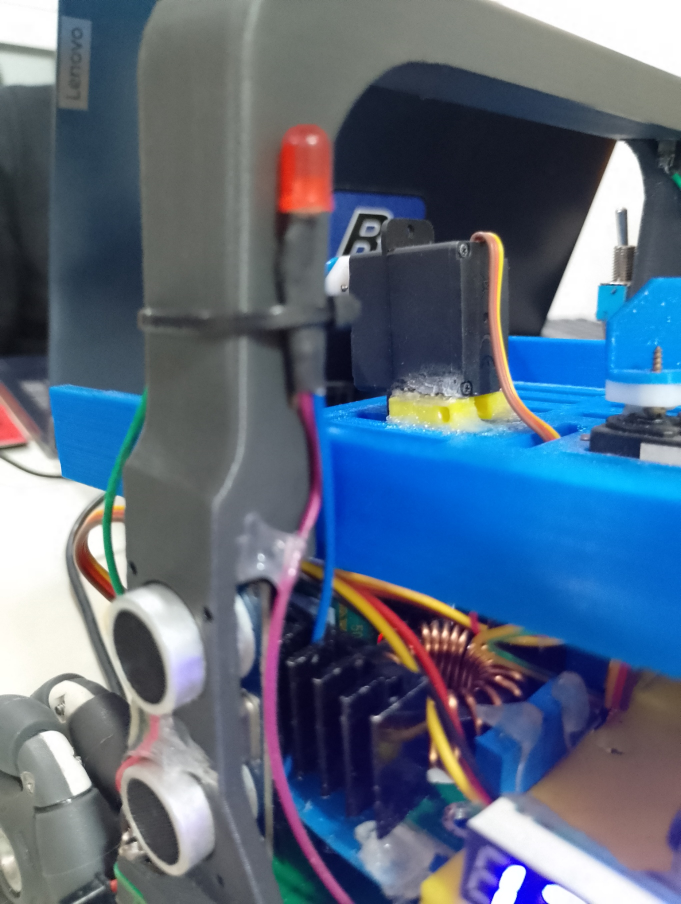
#> input picture TDP/img/Led_Low.jpg, 1361 x 1808 px, given in place of the camera (shown at 1/2 size)
$ python calibrador_verde_v2_antes_factor_1012_1349.py
#> lines starting #> are read from the running program, lines starting #| are printed output that depends on the picture; after the words box and inside, x2 and y2 are one past the last pixel; in counts of white or black regions, pixels touching at a corner belong together
### software/raspberry/EN_EL_ROBOT/camthreader.py
from threading import Lock, Thread
import cv2

class WebcamVideoStream:
    def __init__(self, src = 0, width = 160, height = 120):
        # initialize the video camera stream and read the first frame
        # from the stream

        self.stream = cv2.VideoCapture(src)
        self.stream.set(cv2.CAP_PROP_FRAME_WIDTH, width)
        self.stream.set(cv2.CAP_PROP_FRAME_HEIGHT, height)
        # self.stream.set(cv2.CAP_PROP_FPS, 60)
        print(self.stream.get(cv2.CAP_PROP_FRAME_WIDTH), self.stream.get(cv2.CAP_PROP_FRAME_HEIGHT))
        # print(self.stream.get(cv2.CAP_PROP_FPS))
        (self.grabbed, self.frame) = self.stream.read()
        # initialize the variable used to indicate if the thread should
        # be stopped
        self.stopped = False
        self.lock = Lock()
        self.thread = None

    def start(self):
        # start the thread to read frames from the video stream
        self.thread = Thread(target=self.update, args=(), daemon=True)
        self.thread.start()
        return self

    def update(self):
        # keep looping infinitely until the thread is stopped
        while True:
            # if the thread indicator variable is set, stop the thread
            if self.stopped:
                return
            # otherwise, read the next frame from the stream
            grabbed, frame = self.stream.read()
            with self.lock:
                self.grabbed = grabbed
                self.frame = frame

    def read(self):
        # return the frame most recently read
        with self.lock:
            if self.frame is None:
                return None
            return self.frame.copy()

    def get_dim(self):  # width, height
        return (self.stream.get(cv2.CAP_PROP_FRAME_WIDTH), self.stream.get(cv2.CAP_PROP_FRAME_HEIGHT))

    def stop(self):
        # indicate that the thread should be stopped
        self.stopped = True
        self.stream.release()

### software/raspberry/captura_rpi_2026-10-31/calibrador_verde_v2_antes_factor_1012_1349.py
# -*- coding: utf-8 -*-
"""
Calibrador de verdes alineado 1:1 con Main.py.

Diferencias clave contra el calibrador viejo:
  1. La recomendacion de min_square_size se mide sobre la MASCARA CRUDA
     (sin morfologia), igual que el gate del Main:
         np.sum(green_mask) > min_square_size * 255
     que equivale a: pixeles_blancos > min_square_size.
  2. Se mide UN solo cuadrado (el blob mas grande), no toda la ROI.
     Si calibras mostrando doble verde, el calibrador viejo recomendaba
     ~1.4x un cuadrado y los verdes simples dejaban de detectarse.
  3. La medicion usa el MISMO rango LAB que corre el Main (constantes
     MAIN_LOWER_GREEN / MAIN_UPPER_GREEN abajo), no el rango recien
     clickeado. Si recalibras color, pega el rango nuevo en Main.py Y aca.
  4. Simula en vivo el green_state EXACTO del Main (ratio 0.32 de negro
     sobre verde, guard de cx_black, gate 1.25x para doble verde) y te
     dice que gate falla cuando da 0.

Teclas:
  click izq  = agregar punto (4 = 1 cuadrado, 8 = 2 cuadrados)
  click der  = borrar ultimo punto
  c = calibrar color LAB con los poligonos clickeados
  u = alternar rango activo (MAIN <-> recien calibrado)
  m = medir cuadrado y recomendar min_square_size
  + / - = subir/bajar min_square_size de a 10 (para probar en vivo)
  r = reset
  q / ESC = salir
"""

import os
import re
import time
import traceback

import cv2
import numpy as np

try:
    from camthreader import WebcamVideoStream
except ImportError:
    WebcamVideoStream = None
except Exception:
    # camthreader existe pero fallo al importar (sintaxis, cv2, etc.):
    # mostrarlo, no tragarlo — el fallback cambia el backend de captura.
    traceback.print_exc()
    WebcamVideoStream = None


# =========================================================
# ESPEJO DE Main.py — mantener SIEMPRE sincronizado a mano.
# Si cambia algo en Main.py, cambiarlo aca tambien.
# =========================================================

# Main.py lineas 70-73
MAIN_LOWER_BLACK = np.array([0, 0, 0])
MAIN_UPPER_BLACK = np.array([90, 90, 90])
MAIN_LOWER_GREEN = np.array([80, 87, 85])    # lab
MAIN_UPPER_GREEN = np.array([205, 123, 120])

# Main.py linea 59
MAIN_MIN_SQUARE_SIZE = 550

# Main.py linea 15
ENABLE_CX_BLACK_GUARD = True

# Geometria de Main.py (lineas 769-786)
WIDTH, HEIGHT = 160, 120
GREEN_ROI_Y = 80      # green_mask[80:, :]
BLACK_TOP_CUT = 60    # black_mask[:60, :] = 0 (main.py)
RATIO_NEGRO_MIN = 0.32
FACTOR_DOBLE = 1.2    # main.py: np.sum(green_mask) > 1.2 * min_square_size * 255


# 12-oct: los valores "MAIN" se LEEN del main.py que esta al lado (el que corre el robot). Antes habia que
# copiarlos a mano y quedaron viejos (550 / [80,87,85]-[205,123,120] contra 510 o 250 en main.py).
def _leer_main(ruta=os.path.join(os.path.dirname(os.path.abspath(__file__)), "main.py")):
    out = {}
    try:
        src = open(ruta, encoding="utf-8", errors="replace").read()
    except OSError:
        return out
    for nombre in ("lower_green", "upper_green", "lower_black", "upper_black"):
        m = re.search(r"^" + nombre + r"\s*=\s*np\.array\(\[\s*(\d+)\s*,\s*(\d+)\s*,\s*(\d+)\s*\]", src, re.M)
        if m:
            out[nombre] = np.array([int(g) for g in m.groups()])
    m = re.search(r"^min_square_size\s*=\s*(\d+)", src, re.M)
    if m:
        out["min_square_size"] = int(m.group(1))
    return out


_M = _leer_main()
if _M:
    MAIN_LOWER_GREEN = _M.get("lower_green", MAIN_LOWER_GREEN)
    MAIN_UPPER_GREEN = _M.get("upper_green", MAIN_UPPER_GREEN)
    MAIN_LOWER_BLACK = _M.get("lower_black", MAIN_LOWER_BLACK)
    MAIN_UPPER_BLACK = _M.get("upper_black", MAIN_UPPER_BLACK)
    MAIN_MIN_SQUARE_SIZE = _M.get("min_square_size", MAIN_MIN_SQUARE_SIZE)
    print("[calibrador] valores leidos de main.py:", {k: (v.tolist() if hasattr(v, "tolist") else v) for k, v in _M.items()})
else:
    print("[calibrador] OJO: no encontre main.py al lado: uso los valores escritos en este archivo")

# Registro de cada calibracion (tecla c) y medicion (tecla m), con el cuadro usado
REGISTRO_DIR = os.path.expanduser("~/luz")


# [15 lines left out: function _registrar, not called in this run]

# =========================================================
# CONFIG DEL CALIBRADOR
# =========================================================

USE_IMAGE = False
# OJO: la imagen debe ser un frame CRUDO de la camara (SIN rotar). Una captura
# de las ventanas de debug del Main ya viene rotada: la doble rotacion manda el
# verde arriba de la imagen, fuera de la ROI, y la medicion sale basura.
IMAGE_PATH = "/home/pi/Desktop/xd/img_23.jpg"

# Margen: el Main dispara cuando ve ~70% del cuadrado medido,
# o sea un poco ANTES de la distancia a la que calibraste.
FACTOR_RECOMENDACION = 0.70

# Pisos/techos de sanidad para la medicion (tecla m)
MIN_PX_MEDICION = 200                            # menos = ruido o cuadrado fuera de ROI
ROI_TOTAL_PX = (HEIGHT - GREEN_ROI_Y) * WIDTH    # 40 filas x 160 col = 6400 px
MAX_FRACCION_ROI = 0.35                          # mas = cuadrado demasiado cerca

PADDING_LAB = np.array([5, 5, 5], dtype=np.int32)
MIN_PIXELS = 50

SCALE = 4  # zoom de la ventana (procesamiento sigue en 160x120)

WINDOW = "Calibrador Verde (alineado a Main)"
MASK_WINDOW = "Green mask CRUDA (lo que mide el Main)"


# =========================================================
# PIPELINE — copiado textual de Main.py lineas 769-782
# =========================================================

def construir_mascaras(frame, lower_green, upper_green):
    """Devuelve (frame_resized, green_mask cruda, black_mask) como el Main."""
    frame = cv2.rotate(frame, cv2.ROTATE_180)
    frame_resized = cv2.resize(frame, (WIDTH, HEIGHT), interpolation=cv2.INTER_NEAREST)

    lab = cv2.cvtColor(frame_resized, cv2.COLOR_BGR2LAB)

    black_mask = cv2.inRange(frame_resized, MAIN_LOWER_BLACK, MAIN_UPPER_BLACK)
    black_mask[:BLACK_TOP_CUT, :] = 0

    green_mask = np.zeros((HEIGHT, WIDTH), dtype=np.uint8)
    green_mask[GREEN_ROI_Y:, :] = cv2.inRange(lab[GREEN_ROI_Y:, :, :], lower_green, upper_green)

    return frame_resized, lab, green_mask, black_mask


# =========================================================
# SIMULACION DEL green_state — logica exacta de Main.py 802-839
# =========================================================

def simular_green_state(green_mask, black_mask, min_square_size):
    """Devuelve (estado, diag) replicando la decision del Main."""
    kernel = np.ones((3, 3), np.uint8)
    diag = {
        "npx": int(cv2.countNonZero(green_mask)),  # == np.sum(green_mask)/255
        "left": None, "right": None, "centroide": None,
        "cx_black": None, "ratio": None, "n_contornos": None,
        "motivo": "",
    }

    # Gate 1: np.sum(green_mask) > min_square_size * 255
    if not (diag["npx"] > min_square_size):
        diag["motivo"] = f"poco verde: {diag['npx']}px <= min_square_size={min_square_size}"
        return 0, diag

    green_pixels = np.amax(green_mask, axis=0)
    greenIndices = np.where(green_pixels == np.max(green_pixels))
    leftIndex = greenIndices[0][0]
    rightIndex = greenIndices[0][-1]
    greenCentroidX = (rightIndex + leftIndex) / 2
    slicedBlackMaskAboveGreen = black_mask[60:90, leftIndex:rightIndex + 1]
    blackM = cv2.moments(black_mask[90:, :])

    diag["left"], diag["right"] = int(leftIndex), int(rightIndex)
    diag["centroide"] = greenCentroidX

    if ENABLE_CX_BLACK_GUARD:
        cx_black = None
        if np.sum(black_mask[90:, :]) and blackM["m00"] != 0:
            cx_black = int(blackM["m10"] / blackM["m00"])
        valid_green_reference = cx_black is not None
    else:
        cx_black = None
        if np.sum(black_mask[90:, :]):
            cx_black = int(blackM["m10"] / blackM["m00"])
        valid_green_reference = True

    diag["cx_black"] = cx_black

    # ratio de negro en la franja y=60:90 sobre el ancho del verde
    num = float(np.sum(slicedBlackMaskAboveGreen))
    den = 255.0 * 30.0 * (rightIndex - leftIndex)
    ratio = (num / den) if den > 0 else (float("inf") if num > 0 else 0.0)
    diag["ratio"] = ratio

    if not valid_green_reference:
        diag["motivo"] = "sin linea negra abajo (cx_black invalido)"
        return 0, diag

    if not (ratio > RATIO_NEGRO_MIN):
        diag["motivo"] = f"sin negro sobre el verde: ratio {ratio:.2f} <= {RATIO_NEGRO_MIN}"
        return 0, diag

    if cx_black is None:
        # Solo alcanzable con ENABLE_CX_BLACK_GUARD=False y sin negro abajo.
        # Ahi el Main usaria un cx_black VIEJO de otro frame (comportamiento
        # indefinido); aca lo reportamos como 0 en vez de crashear.
        diag["motivo"] = "guard OFF sin negro abajo: Main usaria cx_black viejo (indefinido)"
        return 0, diag

    filtered_green_mask = cv2.erode(green_mask, kernel, iterations=1)
    filtered_green_mask = cv2.dilate(filtered_green_mask, kernel, iterations=2)
    green_contours, _ = cv2.findContours(filtered_green_mask, cv2.RETR_EXTERNAL, cv2.CHAIN_APPROX_SIMPLE)
    diag["n_contornos"] = len(green_contours)

    if (len(green_contours) > 1 and cx_black > leftIndex and cx_black < rightIndex
            and diag["npx"] > FACTOR_DOBLE * min_square_size):
        diag["motivo"] = "doble verde (giro en U)"
        return 3, diag
    elif greenCentroidX < cx_black:
        diag["motivo"] = "verde a la izquierda de la linea"
        return 1, diag
    else:
        diag["motivo"] = "verde a la derecha de la linea"
        return 2, diag


# =========================================================
# MEDICION / RECOMENDACION
# =========================================================

# [81 lines left out: functions medir_cuadrado, imprimir_recomendacion, order_points, not called in this run]


def split_polys(points):
    polys = []
    if len(points) >= 4:
        polys.append(order_points(points[:4]))
    if len(points) >= 8:
        polys.append(order_points(points[4:8]))
    return polys


# [33 lines left out: functions calibrar_color_lab, _leer_constantes_de, not called in this run]


def chequear_espejo():
    """Compara las constantes espejo de este archivo contra los Main REALES.

    Devuelve lista de desfases (vacia = todo sincronizado). Un numero medido
    con el espejo desfasado NO representa lo que va a correr el robot.
    """
    esperado = {
        "min_square_size": MAIN_MIN_SQUARE_SIZE,
        "lower_green": tuple(int(v) for v in MAIN_LOWER_GREEN),
        "upper_green": tuple(int(v) for v in MAIN_UPPER_GREEN),
        "ENABLE_CX_BLACK_GUARD": ENABLE_CX_BLACK_GUARD,
    }
    avisos = []
    base = os.path.dirname(os.path.abspath(__file__))
    for fname in ("main.py",):
        path = os.path.join(base, fname)
        try:
            with open(path, "r", encoding="utf-8", errors="replace") as f:
                reales = _leer_constantes_de(f.read())
        except OSError:
            avisos.append(f"{fname}: no encontrado — espejo SIN verificar")
            continue
        for clave, valor in esperado.items():
            if clave in reales and reales[clave] != valor:
                avisos.append(f"{fname}: {clave}={reales[clave]} vs calibrador={valor}")
    return avisos


# =========================================================
# MAIN
# =========================================================

def main():
    if USE_IMAGE:
        base_img = cv2.imread(IMAGE_PATH)
        if base_img is None:
            raise FileNotFoundError(f"No se pudo leer la imagen: {IMAGE_PATH}")
        vs, use_thread = None, False
    else:
        if WebcamVideoStream is not None:
            vs = WebcamVideoStream(src=0, width=WIDTH, height=HEIGHT).start()
#> in __init__, self.frame is the input picture: shape (1808, 1361, 3); mean B, G, R 127.2, 106.2, 89.8
            use_thread = True
        else:
            vs = cv2.VideoCapture(0)
            vs.set(cv2.CAP_PROP_FRAME_WIDTH, WIDTH)
            vs.set(cv2.CAP_PROP_FRAME_HEIGHT, HEIGHT)
            use_thread = False

    points = []
    rango_calibrado = None          # (lower, upper) recien calibrado
    usar_rango_calibrado = False    # tecla 'u'
    mss = MAIN_MIN_SQUARE_SIZE      # ajustable con +/- para probar en vivo

    # [7 lines left out: function on_mouse, not called in this run]

    cv2.namedWindow(WINDOW)
    cv2.setMouseCallback(WINDOW, on_mouse)

    print(__doc__)
    print(f"Rango MAIN: lower={MAIN_LOWER_GREEN.tolist()} upper={MAIN_UPPER_GREEN.tolist()}")
    print(f"min_square_size inicial (de Main.py): {mss}")

    # Backend de captura: el numero solo vale medido con la camara del robot.
    if USE_IMAGE:
        print("Fuente: imagen en disco (debe ser frame CRUDO pre-rotacion, ver IMAGE_PATH).")
    elif use_thread:
        print("Fuente: WebcamVideoStream (camthreader) — mismo backend que el Main. OK.")
    else:
        w_real = vs.get(cv2.CAP_PROP_FRAME_WIDTH)
        h_real = vs.get(cv2.CAP_PROP_FRAME_HEIGHT)
        print(f"*** Fuente: cv2.VideoCapture directo (camthreader NO importo). ***")
        print(f"*** Resolucion real de camara: {w_real:.0f}x{h_real:.0f}. La medicion SOLO ***")
        print(f"*** vale con la camara del robot montada a su altura de trabajo. ***")

    desfases = chequear_espejo()
    if desfases:
        print("\n*** ESPEJO DESINCRONIZADO — este calibrador NO representa lo que corre: ***")
        for aviso in desfases:
            print(f"  - {aviso}")
        print("Actualiza las constantes MAIN_* de este archivo antes de confiar en nada.\n")

    colores_estado = {0: (128, 128, 128), 1: (0, 255, 255), 2: (255, 255, 0), 3: (0, 0, 255)}

    while True:
        if USE_IMAGE:
            frame = base_img.copy()
        elif use_thread:
            frame = vs.read()
        else:
            ret, frame = vs.read()
            if not ret:
                frame = None

        if frame is None:
            time.sleep(0.01)
            continue

        if usar_rango_calibrado and rango_calibrado is not None:
            lower, upper = rango_calibrado
            nombre_rango = "CALIBRADO (sesion)"
        else:
            lower, upper = MAIN_LOWER_GREEN, MAIN_UPPER_GREEN
            nombre_rango = "MAIN"

        frame_resized, lab, green_mask, black_mask = construir_mascaras(frame, lower, upper)
#> in construir_mascaras, `frame = cv2.rotate(frame, cv2.ROTATE_180)`:
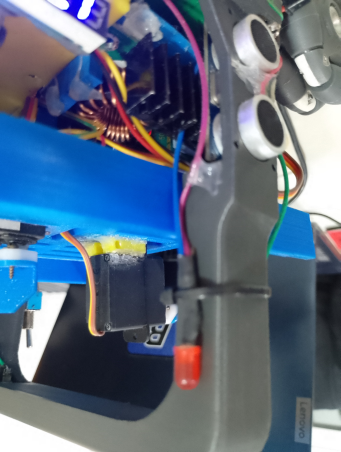
#> frame: shape (1808, 1361, 3) (shown at 1/4 size); mean of channels 0, 1, 2 127.2, 106.2, 89.8; drawn as B, G, R
#> in construir_mascaras, `frame_resized = cv2.resize(frame, (WIDTH, HEIGHT), interpolation=cv2.I..`:
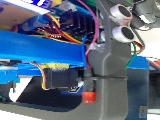
#> frame_resized: shape (120, 160, 3); mean of channels 0, 1, 2 127.2, 106, 89.5; drawn as B, G, R
#> in construir_mascaras, `black_mask = cv2.inRange(frame_resized, MAIN_LOWER_BLACK, MAIN_UPPER_B..`:
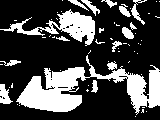
#> black_mask: shape (120, 160); 28.5% white; 60 white regions (45 under 20 px), largest, box (x1, y1, x2, y2) and area: (16, 55, 160, 115) 3256, (0, 9, 95, 46) 1142, (0, 84, 13, 104) 154
#> in construir_mascaras, `black_mask[:BLACK_TOP_CUT, :] = 0`:
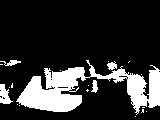
#> black_mask: shape (120, 160); 18.8% white; 20 white regions (15 under 20 px), largest, box (x1, y1, x2, y2) and area: (16, 60, 160, 115) 3246, (0, 84, 13, 104) 154, (0, 60, 21, 66) 62, (107, 61, 117, 70) 58, (91, 80, 98, 93) 56
#> in construir_mascaras, `green_mask[GREEN_ROI_Y:, :] = cv2.inRange(lab[GREEN_ROI_Y:, :, :], low..`:
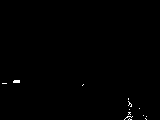
#> green_mask: shape (120, 160); 0.34% white in thin lines or dots, all inside (x1, y1, x2, y2) = (2, 80, 147, 120)
        estado, diag = simular_green_state(green_mask, black_mask, mss)
#> estado = 0; diag = 8 items

        # ---------- display ----------
        display = cv2.resize(frame_resized, (WIDTH * SCALE, HEIGHT * SCALE),
                             interpolation=cv2.INTER_NEAREST)
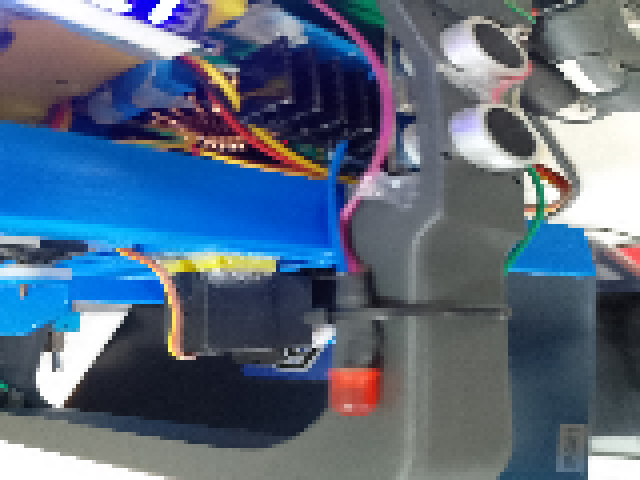
#> display: shape (480, 640, 3); mean of channels 0, 1, 2 127.2, 106, 89.5; drawn as B, G, R

        # ROI verde y franja del ratio
        cv2.line(display, (0, GREEN_ROI_Y * SCALE), (WIDTH * SCALE, GREEN_ROI_Y * SCALE), (255, 0, 255), 1)
        cv2.line(display, (0, 60 * SCALE), (WIDTH * SCALE, 60 * SCALE), (255, 0, 255), 1)
#> (the rest of the program and of its run is left out)
